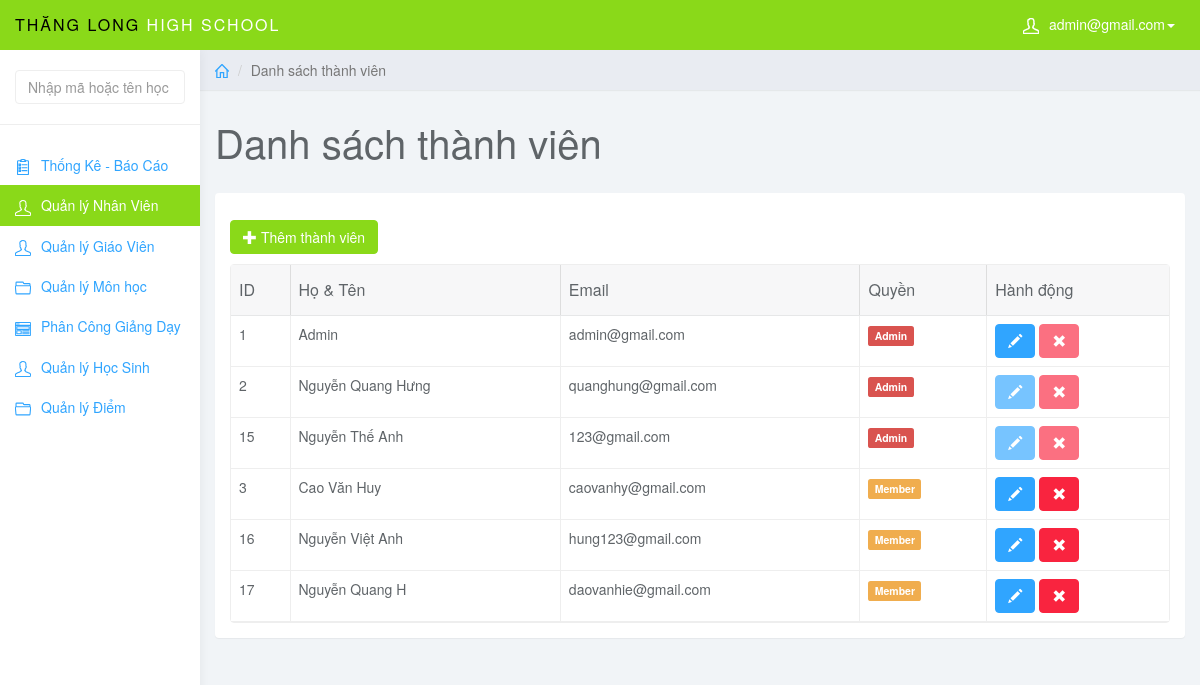
The page /admin/index.php?page=user (signed in) on the database its author committed.
### tables this page shows
CREATE TABLE `user` (
  `user_id` int NOT NULL AUTO_INCREMENT,
  `user_name` varchar(50) NOT NULL,
  `user_mail` varchar(50) NOT NULL,
  `user_pass` varchar(50) NOT NULL,
  `pass_forgot` varchar(50) NOT NULL,
  `user_level` int NOT NULL,
  PRIMARY KEY (`user_id`)
);

### admin/user.php (the view, shortened to what this page needs)
<?php
$sql = "SELECT * FROM user ORDER BY user_level ASC";
$query = mysqli_query($conn, $sql);
?>
<div class="col-sm-9 col-sm-offset-3 col-lg-10 col-lg-offset-2 main">
    <div class="row">
        <ol class="breadcrumb">
            <li><a href="index.php"><svg class="glyph stroked home">
                        <use xlink:href="#stroked-home"></use>
                    </svg></a></li>
            <li class="active">Danh sách thành viên</li>
        </ol>
    </div>
    <div class="row">
        <div class="col-lg-12">
            <h1 class="page-header">Danh sách thành viên</h1>
        </div>
    </div>
    <div id="toolbar" class="btn-group">
        <a href="index.php?page=add_user" class="btn btn-success <?php if ($_SESSION['user_level'] == 2) {
                                                                        echo 'disabled';
                                                                    } ?>">
            <i class="glyphicon glyphicon-plus"></i> Thêm thành viên
        </a>
    </div>
    <div class="row">
        <div class="col-lg-12">
            <div class="panel panel-default">
                <div class="panel-body">
                    <table data-toolbar="#toolbar" data-toggle="table">
                        <thead>
                            <tr>
                                <th data-field="id" data-sortable="true">ID</th>
                                <th data-field="name" data-sortable="true">Họ & Tên</th>
                                <th data-field="price" data-sortable="true">Email</th>
                                <th>Quyền</th>
                                <th>Hành động</th>
                            </tr>
                        </thead>
                        <tbody>
                            <?php while ($row = mysqli_fetch_assoc($query)) {
                            ?>
                            <tr>
                                <td style=""><?php echo $row['user_id']; ?></td>
                                <td style=""><?php echo $row['user_name']; ?></td>
                                <td style=""><?php echo $row['user_mail']; ?></td>
                                <?php
                                    if ($row['user_level'] == 1) {
                                        echo '<td><span class="label label-danger">Admin</span></td>';
                                    } elseif ($row['user_level'] == 2) {
                                        echo '<td><span class="label label-warning">Member</span></td>';
                                    }
                                    ?>
                                <td class="form-group">
                                    <a href="index.php?page=edit_user&user_id=<?php echo $row['user_id']; ?>"
                                        class="btn btn-primary <?php if ($_SESSION['user_level'] >= $row['user_level'] && $_SESSION['mail_user'] != $row['user_mail']) {
                                                                                                                                                echo 'disabled';
                                                                                                                                            } ?>"><i
                                            class="glyphicon glyphicon-pencil"></i></a>
                                    <a onclick=" return thongbao();"
                                        href="del_user.php?user_id=<?php echo $row['user_id']; ?>"
                                        class="btn btn-danger <?php if ($_SESSION['user_level'] >= $row['user_level']) {
                                                                                                                                                                echo 'disabled';
                                                                                                                                                            } ?>"><i
                                            class="glyphicon glyphicon-remove"></i></a>
                                </td>
                            </tr>
                            <?php } ?>
                        </tbody>
                    </table>
                </div>
            </div>
        </div>
    </div>
</div>

### admin/index.php (shortened to what this page needs)
<?php
if (isset($_SESSION['mail_user'])) {
    include_once('admin.php');
} elseif (isset($_SESSION['mail_gv'])) {
    include_once('../teacher/home_gv.php');
} else {
    include_once('login.php');
}

### admin/admin.php (shortened to what this page needs)
<!DOCTYPE html>
<html>
<head>
	<link href="css/bootstrap.min.css" rel="stylesheet">
	<link href="css/datepicker3.css" rel="stylesheet">
	<link href="css/bootstrap-table.css" rel="stylesheet">
	<link href="css/styles.css" rel="stylesheet">
</head>
<body>
	<nav class="navbar navbar-inverse navbar-fixed-top" role="navigation">
		<div class="container-fluid">
			<div class="navbar-header">
				<a class="navbar-brand" href="index.php?page=admin"><span>Thăng Long</span> High School</a>
				<ul class="user-menu">
					<li class="dropdown pull-right">
						<a href="#" class="dropdown-toggle" data-toggle="dropdown"><svg class="glyph stroked male-user">
								<use xlink:href="#stroked-male-user"></use>
							</svg><?php echo $_SESSION['mail_user'] ?><span class="caret"></span></a>
					</li>
				</ul>
			</div>
		</div>
	</nav>
	<div id="sidebar-collapse" class="col-sm-3 col-lg-2 sidebar">
		<?php include_once('search_box.php'); ?>
		<ul class="nav menu">
			<li class="<?php if ($_GET['page'] == "admin") {
							echo "active";
						} ?>"><a href="index.php?page=admin"><svg class="glyph stroked clipboard with paper">
						<use xlink:href="#stroked-clipboard-with-paper" />
					</svg>Thống Kê - Báo Cáo</a></li>
			<li class="<?php if ($_GET['page'] == "user") {
							echo "active";
						} ?>"><a href="index.php?page=user"><svg class="glyph stroked male user ">
						<use xlink:href="#stroked-male-user" />
					</svg>Quản lý Nhân Viên</a></li>
			<li class="<?php if ($_GET['page'] == "teacher") {
							echo "active";
						} ?>"><a href="index.php?page=teacher"><svg class="glyph stroked male user ">
						<use xlink:href="#stroked-male-user" />
					</svg>Quản lý Giáo Viên</a></li>
			<li class="<?php if ($_GET['page'] == "monhoc") {
							echo "active";
						} ?>"><a href="index.php?page=monhoc"><svg class="glyph stroked male user ">
						<use xlink:href="#stroked-open-folder" />
					</svg>Quản lý Môn học</a></li>
			<li class="<?php if ($_GET['page'] == "assigned") {
							echo "active";
						} ?>"><a href="index.php?page=assigned"><svg class="glyph stroked male user ">
						<use xlink:href="#stroked-app-window-with-content" />
					</svg>Phân Công Giảng Dạy</a></li>
			<li class="<?php if ($_GET['page'] == "class") {
							echo "active";
						} ?>"><a href="index.php?page=class"><svg class="glyph stroked male user ">
						<use xlink:href="#stroked-male-user" />
					</svg>Quản lý Học Sinh</a></li>
			<li class="<?php if ($_GET['page'] == "diem") {
							echo "active";
						} ?>"><a href="index.php?page=diem"><svg class="glyph stroked open folder">
						<use xlink:href="#stroked-open-folder" />
					</svg>Quản lý Điểm</a></li>
		</ul>
	</div>
	<?php
	if (isset($_GET['page'])) {
		switch ($_GET['page']) {
			case 'user':
				include_once('user.php');
				break;
		}
	} else {
		include_once('statistic.php');
	}
	?>
</body>
</html>

### admin/search_box.php (shortened to what this page needs)
<form action="index.php" method="GET" role="search">
    <div class="form-group">
        <input name="keyword" type="text" class="form-control" placeholder="Nhập mã hoặc tên học sinh cần tìm">
    </div>
</form>

### admin/css/styles.css (style rules this page uses)
body { background: #f1f4f7; padding-top: 50px; color: #5f6468; }
a, a:hover, a:focus { color: #30a5ff; }
h1, h2, h3, h4, h5, h6 { color: #5f6468; }
h1 { font-weight: 300; font-size: 40px; }
.form-control { border: 1px solid #eee; box-shadow: none; }
.container-fluid { background: #8ad919; }
.navbar-header { background: #8ad919; }
.navbar-header .navbar-brand { color: #000; font-size: 16px; text-transform: uppercase; font-weight: 500; letter-spacing: 2px; }
.navbar-header .navbar-brand span { color: #000; }
.btn-primary, .btn-primary:hover, .btn-primary:focus, .btn-primary:active, .btn-primary.active, .open > .dropdown-toggle.btn-primary, .btn-primary.disabled, .btn-primary[disabled], fieldset[disabled] .btn-primary, .btn-primary.disabled:hover, .btn-primary[disabled]:hover, fieldset[disabled] .btn-primary:hover, .btn-primary.disabled:focus, .btn-primary[disabled]:focus, fieldset[disabled] .btn-primary:focus, .btn-primary.disabled:active, .btn-primary[disabled]:active, fieldset[disabled] .btn-primary:active, .btn-primary.disabled.active, .btn-primary[disabled].active, fieldset[disabled] .btn-primary.active { background-color: #30a5ff; border-color: #30a5ff; }
.btn-success, .btn-success:hover, .btn-success:focus, .btn-success:active, .btn-success.active, .open > .dropdown-toggle.btn-success, .btn-success.disabled, .btn-success[disabled], fieldset[disabled] .btn-success, .btn-success.disabled:hover, .btn-success[disabled]:hover, fieldset[disabled] .btn-success:hover, .btn-success.disabled:focus, .btn-success[disabled]:focus, fieldset[disabled] .btn-success:focus, .btn-success.disabled:active, .btn-success[disabled]:active, fieldset[disabled] .btn-success:active, .btn-success.disabled.active, .btn-success[disabled].active, fieldset[disabled] .btn-success.active { background-color: #8ad919; border-color: #8ad919; }
.btn-danger, .btn-danger:hover, .btn-danger:focus, .btn-danger:active, .btn-danger.active, .open > .dropdown-toggle.btn-danger, .btn-danger.disabled, .btn-danger[disabled], fieldset[disabled] .btn-danger, .btn-danger.disabled:hover, .btn-danger[disabled]:hover, fieldset[disabled] .btn-danger:hover, .btn-danger.disabled:focus, .btn-danger[disabled]:focus, fieldset[disabled] .btn-danger:focus, .btn-danger.disabled:active, .btn-danger[disabled]:active, fieldset[disabled] .btn-danger:active, .btn-danger.disabled.active, .btn-danger[disabled].active, fieldset[disabled] .btn-danger.active { background-color: #f9243f; border-color: #f9243f; }
.panel { border: 0; }
.navbar { border: 0; }
.user-menu { display: inline-block; margin-top: 14px; margin-right: 10px; float: right; list-style: none; padding: 0; }
.user-menu a { color: #fff; }
.sidebar { display: block; background-color: #fff; padding: 0; display: none; }
.sidebar form { padding: 20px 15px 5px 15px; border-bottom: 1px solid #eee; margin-bottom: 20px; }
@media (min-width: 768px) { .sidebar { display: block; position: fixed; top: 50px; bottom: 0; left: 0; z-index: 1000; display: block; margin: 0; padding: 0; overflow-x: hidden; overflow-y: auto; background-color: #fff; box-shadow: 1px 0px 10px rgba(0, 0, 0, .05); } }
@media (min-width: 768px) { .navbar-header { width: 100%; } }
.sidebar ul.nav .active a, .sidebar ul.nav li.parent a.active, .sidebar ul.nav .active > a:hover, .sidebar ul.nav li.parent a.active:hover, .sidebar ul.nav .active > a:focus, .sidebar ul.nav li.parent a.active:focus { color: #fff; background-color: #8ad919; }
.breadcrumb { border-radius: 0; padding: 10px 15px; background: #e9ecf2; box-shadow: 0 1px 1px rgba(0, 0, 0, .05); margin: 0 ; }
h1.page-header { margin-top: 30px; border-bottom: 0; }
.table { background: #fff; }
.sidebar .glyph, .user-menu .glyph { height: 16px; width: 16px; margin: 0 10px 0 0; stroke-width: 3px; }
.user-menu .glyph { stroke-width: 4px; }
.breadcrumb .glyph { height: 14px; width: 14px; margin: -2px 0 0 0; stroke-width: 4px; }

### rows shown on the page
user: user_id "1", user_name "Admin", user_mail "admin@gmail.com", user_level "Admin"
user: user_id "2", user_name "Nguyễn Quang Hưng", user_mail "quanghung@gmail.com", user_level "Admin"
user: user_id "15", user_name "Nguyễn Thế Anh", user_mail "123@gmail.com", user_level "Admin"
user: user_id "3", user_name "Cao Văn Huy", user_mail "caovanhy@gmail.com", user_level "Member"
user: user_id "16", user_name "Nguyễn Việt Anh", user_mail "hung123@gmail.com", user_level "Member"
user: user_id "17", user_name "Nguyễn Quang H", user_mail "daovanhie@gmail.com", user_level "Member"

### other values the page prints
$_SESSION['mail_user'] "admin@gmail.com"
